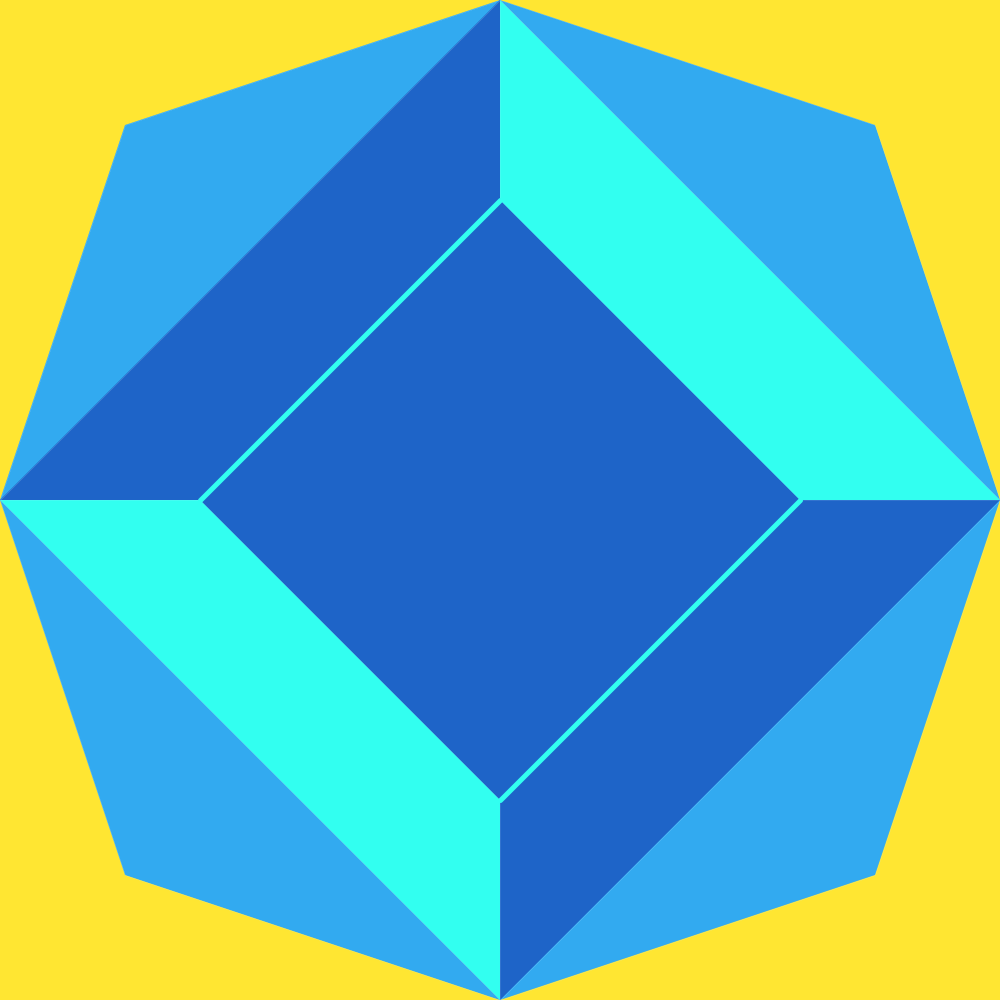
Frame 1 (no input)
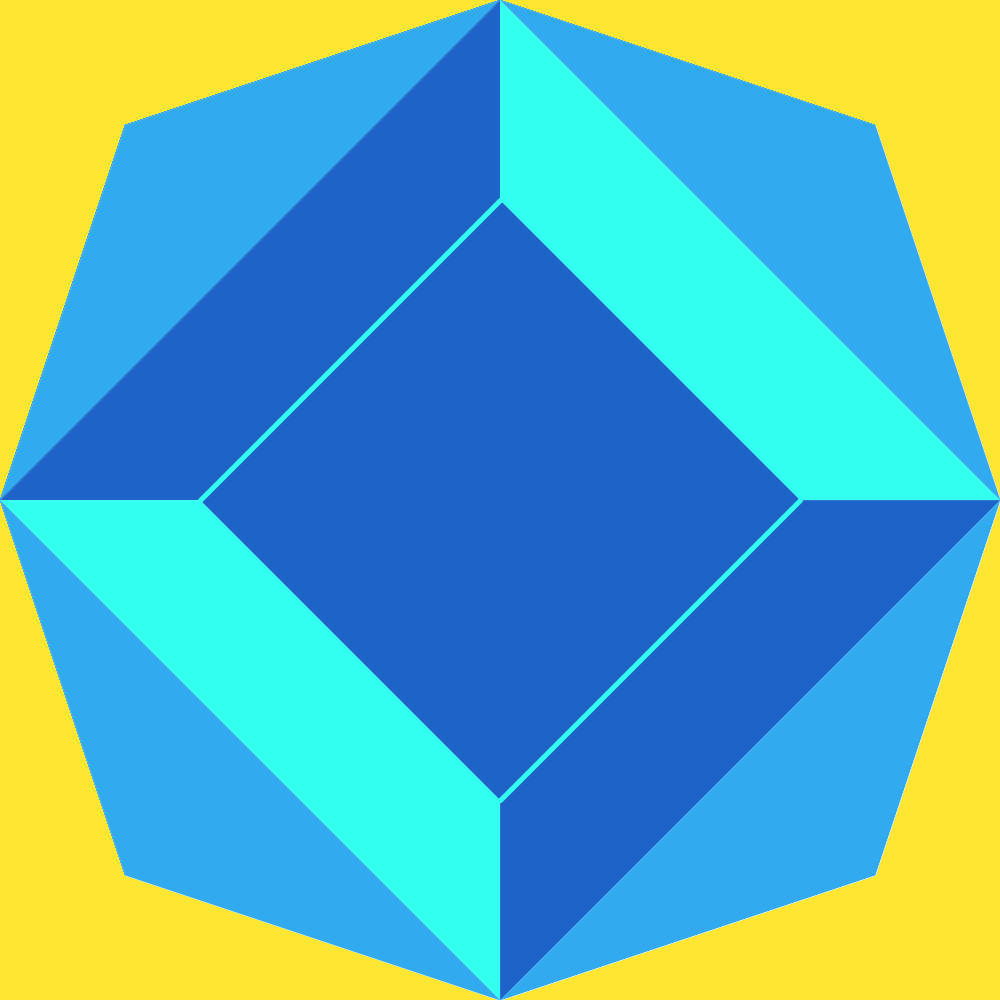
Frame 60 (the mouse pressed at the canvas centre just before this capture)
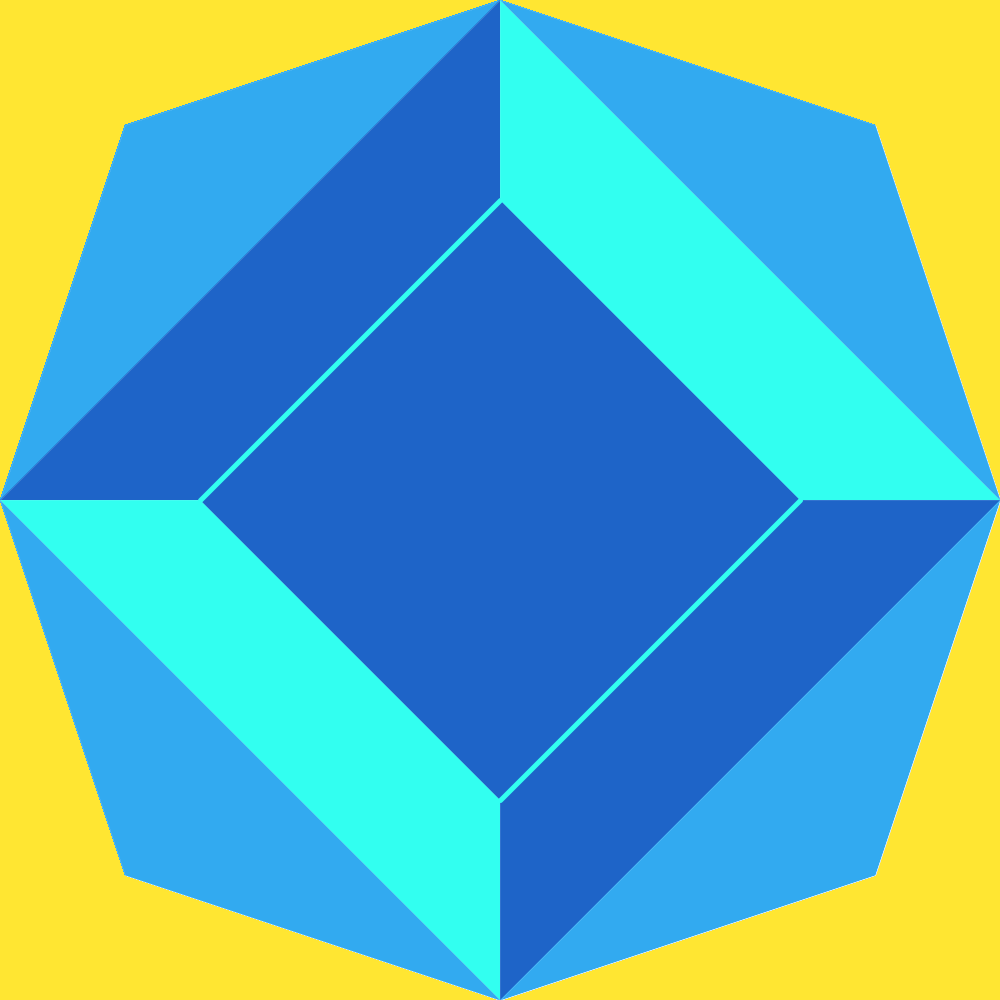
Frame 120 (the mouse held since frame 60 and released just before this capture)

The Processing sketch that drew these frames (run headless with seeded random() and noise(); from frame 60 on, the mouse is pressed at the canvas centre):

// Processing sketch: Kelly
// ── Kelly.pde
/**
 Assignment: Vertex Drawing
 Student: Kelly Gee
 Pasadena City College, Fall 2024
 Course Name: DMA60 Creative Coding
 Prof. George McKinney
 Project Description: This programs makes shapes.
 Last Modified: September 15, 2024
 */
void setup() {
  size(1000, 1000);
  background(255, 230, 50);
}

void draw() {
  //octagon
  beginShape();
  stroke(200, 230, 255);
  strokeWeight(0);
  fill(50, 170, 240);
  vertex(0, 500);
  vertex(125, 125);
  vertex(500, 0);
  vertex(875, 125);
  vertex(1000, 500);
  vertex(875, 875);
  vertex(500, 1000);
  vertex(125, 875);
  endShape(CLOSE);

  //blue square
  beginShape();
  strokeWeight(0);
  fill(30, 100, 200);
  vertex(0, 500);
  vertex(500, 0);
  vertex(1000, 500);
  vertex(500, 1000);
  endShape(CLOSE);

  beginShape();
  strokeWeight(0);
  fill(50, 255, 240);
  vertex(1000, 500);
  vertex(500, 0);
  vertex(500, 200);
  vertex(800, 500);
  endShape(CLOSE);

  beginShape();
  strokeWeight(0);
  fill(50, 255, 240);
  vertex(0, 500);
  vertex(200, 500);
  vertex(500, 800);
  vertex(500, 1000);
  endShape(CLOSE);

  strokeWeight(5);
  stroke(50, 255, 240);
  line(200, 500, 500, 200);
  line(500, 800, 800, 500);
}
